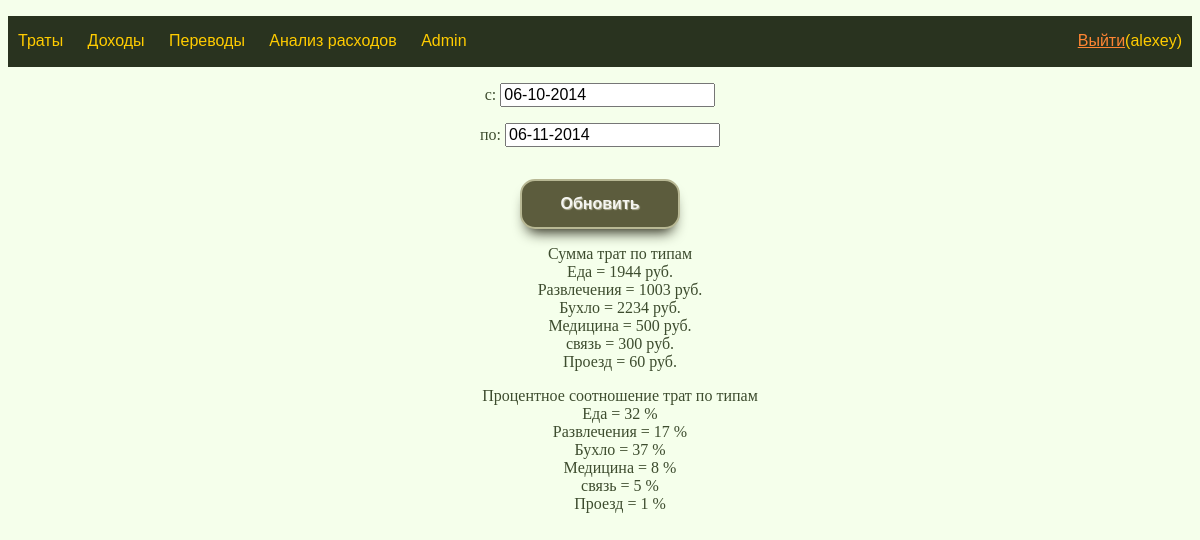
Page /analytics/ (signed in) on the committed database.
### spending/models.py (models this page shows, shortened)
class SpendingType(models.Model):
    name = models.CharField(max_length=16, unique=True)
    class Meta:
        verbose_name = 'Тип трат'
        verbose_name_plural = 'Типы трат'

### analytics/views.py (the view, shortened to what this page needs)
@login_required
def analyticsView(request, *args):
    if request.method == 'POST':
        form = DateRangeForm(request.POST)
        if form.is_valid():
            start = form.cleaned_data['startDate']
            end = form.cleaned_data['endDate']
            if start > end:
                end, start = start, end
            start_str = start.strftime('%d-%m-%Y')
            end_str = end.strftime('%d-%m-%Y')
            return HttpResponseRedirect(
                '/analytics/'+start_str+'_'+end_str+'/'
            )
    else:
        if not args:
            end = date.today()
            start = end.replace(month=end.month-1)
            end_str = end.strftime('%d-%m-%Y')
            start_str = start.strftime('%d-%m-%Y')
        form = DateRangeForm(initial={'startDate': start_str,
                                      'endDate': end_str})
    totals = cost_by_type(start, end)
    relation = cost_relation(totals)
    context = {'username': request.user,
               'form': form,
               'totals': totals,
               'relation': relation}
    return render(request,
                  './analytics/index.html',
                  context)

### analytics/forms.py
class DateRangeForm(forms.Form):
    startDate = forms.DateField(required=True,
                                label='с',
                                input_formats=['%d-%m-%Y',
                                               '%d-%m-%y',
                                               '%d/%m/%y',
                                               '%d/%m/%Y',
                                               '%d.%m.%y',
                                               '%d.%m.%Y'],
                                widget=CalendarWidget())
    endDate = forms.DateField(required=True,
                                label='по',
                                input_formats=['%d-%m-%Y',
                                               '%d-%m-%y',
                                               '%d/%m/%y',
                                               '%d/%m/%Y',
                                               '%d.%m.%y',
                                               '%d.%m.%Y'],
                                widget=CalendarWidget())

### analytics/views.py (called while the page is built)
def cost_by_type(start, end):
    cost_dict = {
        sp_t.name: sp_t.total
        for sp_t in Sp_t.objects.filter(
            spending__date__gte=start,
            spending__date__lte=end
        ).annotate(total=Sum('spending__money'))
    }
    return cost_dict

def cost_relation(cost_by_type):
    summ = sum(cost_by_type.values())
    if summ:
        relation = {
            key: round(val*100/summ)
            for key, val in cost_by_type.items()
        }
    else:
        relation = {}
    return relation

### templates/analytics/index.html
{% extends "base.html" %}
{% block content %}
<form method="post">{% csrf_token %}
{{ form.as_p }}
<input type="submit" value="Обновить" />
</form>
{% if totals %}
  <ul>Сумма трат по типам
  {% for type, tot in totals.items %}
    <li>{{type}} = {{tot}} руб.</li>
  {% endfor %}
  </ul>
  <ul>Процентное соотношение трат по типам
  {% for type, perc in relation.items %}
    <li>{{type}} = {{perc}} %</li>
  {% endfor %}
  </ul>
{% else %}
  <p>За указанный период трат нет</p>
{% endif %}
{% endblock %}

### templates/base.html (shortened to what this page needs)
<!DOCTYPE html>
<html>
<head>
  <link href="/static/style.css" rel="stylesheet">
</head>
<body>
<header>
<div id="navigation">
  <div id="menu">
    <a href='/'>Траты</a>
    <a href='/income/'>Доходы</a>
    <a href='/transfer/'>Переводы</a>
    <a href='/analytics/'>Анализ расходов</a>
    <a href='/admin/'>Admin</a>
  </div>
  <div id="logout">
    <a href='/accounts/logout/?next=/{% block logout %}{% endblock %}'>Выйти</a>({{ username }})
  </div>
</div>
</header>
<div id="content">
  {% block content %}{% endblock %}
</div>
</body>
</html>

### static/style.css (style rules this page uses)
body { background: #F5FFEB; }
header { text-align: center; color: #003300; background: #F5FFEB; }
#navigation { width: 100%; height: 3.175em; background: #29331F; font-family: "Trebuchet MS", sans-serif; color: #FFCC00; position: relative; }
#menu { position: absolute; top: 1em; left: 0; text-align: left; }
#menu a { color: #FFCC00; padding: 1em 10px 1em 10px; text-decoration: none; }
#logout { position: absolute; text-align: right; top: 1em; right: 0; padding: 0 10px 0 0 ; }
#logout a { color: #FF8533; }
#content { clear: both; background: #F5FFEB; color: #3D4C2E; text-align: center; }
#content ul { list-style-type: none; }
#content li { display: block; }
#content input, select { font-size: 1em; }
#content input[type="submit"] { background: #5C5C3D; color: #F5F5F0; font-weight: bold; width: 10em; height: 50px; border: 2px solid #B8B894; border-radius: 15px; margin: 1em 0 0 0; text-shadow: 1px 1px 1px #B2B299; box-shadow: 0px 10px 14px -7px #1F1F0F; }

### rows in the picture
SpendingType: totals "Еда", relation "Еда"
SpendingType: totals "Развлечения", relation "Развлечения"
SpendingType: totals "Бухло", relation "Бухло"
SpendingType: totals "Медицина", relation "Медицина"
SpendingType: totals "связь", relation "связь"
SpendingType: totals "Проезд", relation "Проезд"

### other values in the picture
{{ username }} "alexey"
{{ tot }} "1944" "1003" "2234" "500" "300" "60"
{{ perc }} "32" "17" "37" "8" "5" "1"
